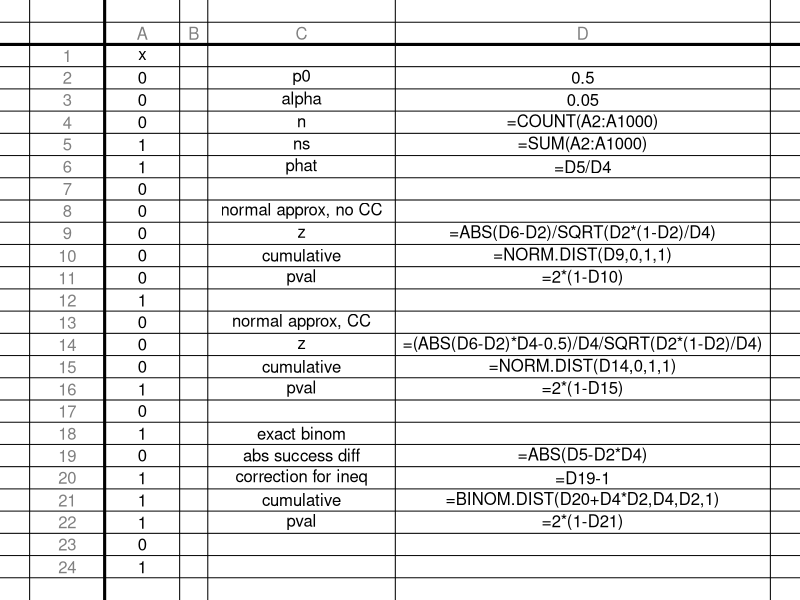

Write the R code that produced this figure.
## ---- chunk 1
knitr::opts_chunk$set(echo = FALSE)
options(scipen=100)

while(T){
  n = sample(25:200,1)
  ame = 1.96*sqrt(0.5^2/n)
  p = sample(c(0.5-ame,0.5+ame),1)
  x = (runif(n)<p)*1
  phat = mean(x)
  z = abs(phat-0.5)/sqrt(0.5*(1-0.5)/n)
  zlo = floor(z*100)/100
  zhi = ceiling(z*100)/100
  pvallo = 2*(1-round(pnorm(zlo),4))
  pvalhi = 2*(1-round(pnorm(zhi),4))
  pval = 2*(1-pnorm(z))
  pval2 = prop.test(sum(x),n,0.5)$p.value
  pval3 = binom.test(sum(x),n,0.5)$p.value
  if(pval<0.20 & pval>0.005 & abs(pval-0.05)>0.01 & abs(pval2-0.05)>0.005 & abs(pval3-0.05)>0.005
     & abs(pvallo-0.05)>0.005 & abs(pvalhi-0.05)>0.005
     & (pval<0.05)==(pval2<0.05) &  (pval<0.05)==(pval3<0.05)
     & (pval<0.05)==(pvallo<0.05) &  (pval<0.05)==(pvalhi<0.05)){break}
}

write.csv(data.frame(x),"one_prop_test.csv",row.names=F)

x2=x

default_source_hook <- knitr::knit_hooks$get('source')
knitr::knit_hooks$set(source = function(xx, options) {
  xx <- gsub('x2',paste(x,collapse=","),xx)
  default_source_hook(xx, options)
})

ans = ":NUMERICAL:=%s:0.005~%%100%%%s:0.005~%%100%%%s:0.005~%%100%%%s:0.005~%%100%%%s:0.005"
ans = sprintf(ans,pval,pvallo,pvalhi,pval2,pval3)


if(pval<0.05){
  ans2 = "10"
  myst = "Yes, the coin is unfair."
} else {
  ans2 = "01"
  myst = "No, the coin might be fair."
}
## ---- chunk 2
cat(paste0(x,collapse=", "))
## ---- chunk 3
varis = c("p0","alpha","n","ns","phat","",
          "normal approx, no CC","z","cumulative","pval","",
          "normal approx, CC","z","cumulative","pval","",
          "exact binom","abs success diff","correction for ineq","cumulative","pval")

formulas = c("0.5","0.05","=COUNT(A2:A1000)","=SUM(A2:A1000)","=D5/D4","","",
             "=ABS(D6-D2)/SQRT(D2*(1-D2)/D4)","=NORM.DIST(D9,0,1,1)",
             "=2*(1-D10)","","",
             "=(ABS(D6-D2)*D4-0.5)/D4/SQRT(D2*(1-D2)/D4)",
             "=NORM.DIST(D14,0,1,1)","=2*(1-D15)","","",
             "=ABS(D5-D2*D4)","=D19-1",
             "=BINOM.DIST(D20+D4*D2,D4,D2,1)","=2*(1-D21)")

spacer = rep("",n)
varis = c(varis,rep("",n-length(varis)))
formulas = c(formulas,rep("",n-length(formulas)))
sol = data.frame(x,spacer,varis,formulas)
colnames(sol)=c("x","","","")
write.csv(sol,"one_prop_test_solution.csv",row.names=F)
## ---- chunk 4
draw_ss = function(df,widths=rep(1,length(df[1,])+1)){
  xline = c(0,cumsum(widths)/sum(widths))
  nrow = length(df[,1])
  ncol = length(df[1,])
  xtex = (xline[2:(ncol+2)]+xline[1:(ncol+1)])/2
  par(mar=c(0,0,0,0))
  plot(0,0,type="n",xlim=c(0,1),ylim=c(0,1),axes=F,ann=F)
  hi = 1:((nrow+2)*2+1)
  vi = 1:((ncol+1)*2+1)
  hpos = seq(1,0,length.out=(nrow+2)*2+1)
  vpos = seq(0,1,length.out=(ncol+1)*2+1)
  hlin = hpos[hi%%2==1]
  ytex = hpos[hi%%2==0]
  vlin = vpos[vi%%2==1]
  #xtex = vpos[vi%%2==0]
  abline(h=hlin)
  abline(h=hlin[2],lwd=3)
  abline(v=xline)
  abline(v=xline[2],lwd=3)
  for(i in 2:(ncol+1)){
    text(xtex[i],ytex[1],LETTERS[i-1],col=rgb(0.5,0.5,0.5))
    text(xtex[i],ytex[2],colnames(df)[i-1])
  }    
  for(i in 2:(nrow+2)){
    text(xtex[1],ytex[i],i-1,col=rgb(0.5,0.5,0.5))
  }
  for(i in 1:nrow){
    for(j in 1:ncol){
      text(xtex[j+1],ytex[i+2],df[i,j])
    }
  }
}
draw_ss(sol[1:23,],c(0.8,0.8,0.3,2,4))
## ---- chunk 5
x = c(x2)
prop.test(sum(x),length(x),0.5,correct=F)
prop.test(sum(x),length(x),0.5)
binom.test(sum(x),length(x),0.5)
